Frame 1 (no input): blank canvas, image omitted
Frame 60 (no input): blank canvas, image omitted
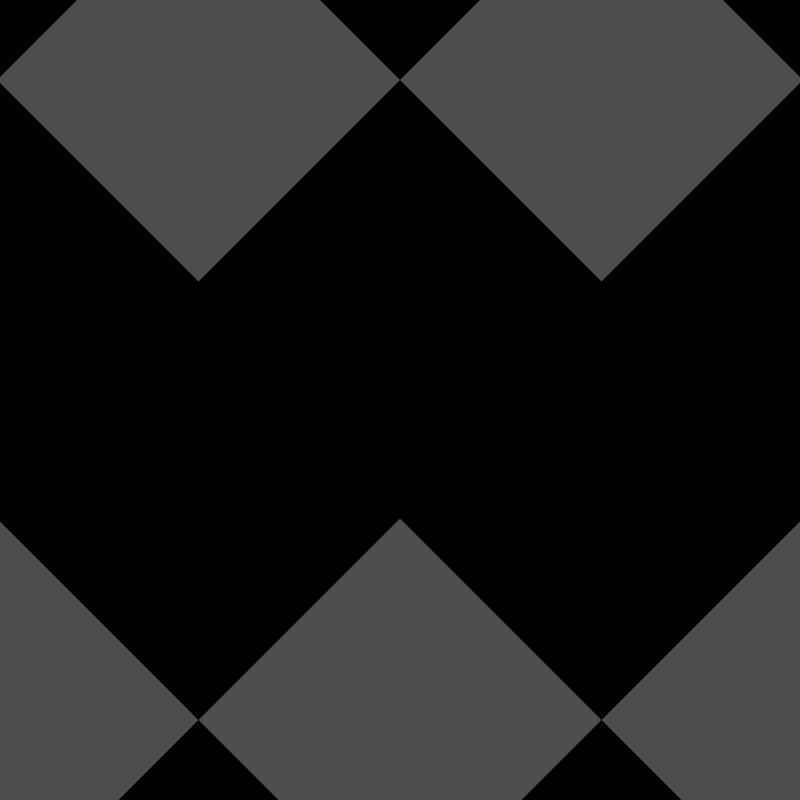
Frame 120 (the mouse pressed at the canvas centre since frame 60)

The p5.js sketch whose frames 1 and 60 were blank and that drew this single picture after the mouse press (run headless with seeded random() and noise() and a simulated clock; from frame 60 on, the mouse is pressed at the canvas centre):

// p5.js sketch
// ── sketch.js
let rhombusesTop = [];
let rhombusesBottom = [];

function setup() {
  createCanvas(800, 800);
  angleMode(DEGREES);
  rectMode(CENTER);

  // Calculate the size and horizontal distance between rhombuses
  let size = 285;
  let xDistance = size / cos(45);

  // Create top rhombuses
  rhombusesTop.push(new Rhombus(width / 2 - xDistance / 2, 0, size));
  rhombusesTop.push(new Rhombus(width / 2 + xDistance / 2, 0, size));

  // Create bottom rhombuses
  rhombusesBottom.push(new Rhombus(width / 2, height, size));
  rhombusesBottom.push(new Rhombus(width / 2 - xDistance, height, size));
  rhombusesBottom.push(new Rhombus(width / 2 + xDistance, height, size));
}

function draw() {
  background(0);

  // Calculate the offsetY based on mouseY position
  let offsetY = map(mouseY, 0, height, 0, height / 5);

  // Draw top rhombuses
  for (let r of rhombusesTop) {
    r.update(offsetY);
    r.display();
  }

  // Draw bottom rhombuses
  for (let r of rhombusesBottom) {
    r.update(-offsetY);
    r.display();
  }
}

class Rhombus {
  constructor(x, y, size) {
    this.x = x;
    this.y = y;
    this.size = size;
  }

  update(offsetY) {
    this.offsetY = offsetY;
  }

  display() {
    // Calculate colorValue based on offsetY
    let colorValue = map(abs(this.offsetY), 0, height / 3, 0, 255);
    fill(colorValue);
    noStroke(); // Remove stroke from the rhombus

    push();
    translate(this.x, this.y + this.offsetY);
    rotate(45);
    rect(0, 0, this.size, this.size);
    pop();
  }
}
